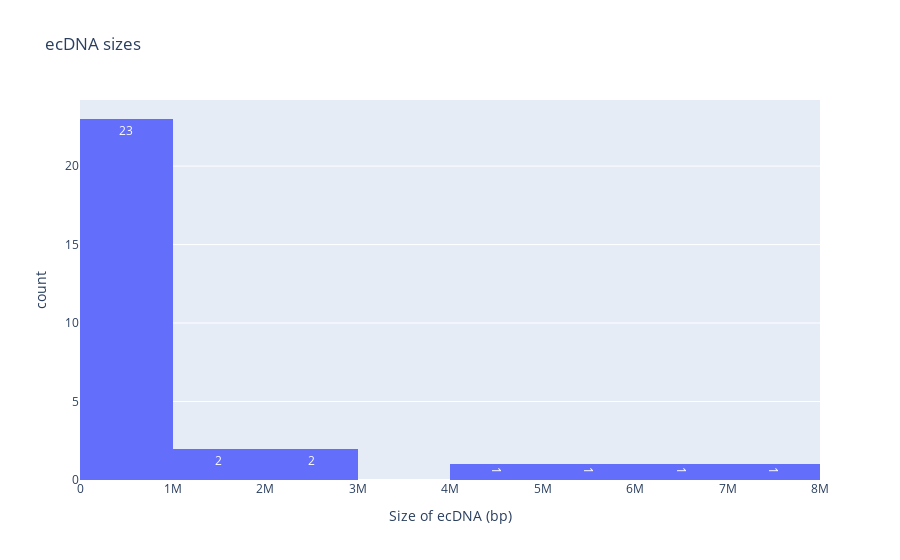

Notebook source saved alongside this figure:
### Code cell
import matplotlib.pyplot as plt
import plotly.express as px

hovertemp = "<b>Day: </b> %{x} <br>"
hovertemp += "<b>Total Bill: </b> %{y}"
fig = px.histogram(data2, x='captured_region_size_bp', text_auto=True, title='ecDNA sizes', 
                   labels={"captured_region_size_bp":"Size of ecDNA (bp)"})
fig.update_traces(hovertemplate=hovertemp)
fig
#data2.plot.hist(x='feature_ID', y='captured_region_size_bp')

### Figure 1 — Plotly figure (JSON) as saved in the notebook; plotly's stock layout.template omitted (floating-point values rounded to 4 significant figures)
{"data": [{"alignmentgroup": "True", "bingroup": "x", "hovertemplate": "<b>Day: </b> %{x} <br><b>Total Bill: </b> %{y}", "legendgroup": "", "marker": {"color": "#636efa", "pattern": {"shape": ""}}, "name": "", "offsetgroup": "", "orientation": "v", "showlegend": false, "texttemplate": "%{value}", "type": "histogram", "x": [74459, 5164745, 154133, 240327, 119398, 4117865, 217998, 2191219, 2232415, 6542072, 119455, 478021, 333627, 1987960, 114155, 292388, 531837, 998445, 62772, 1051923, 186098, 309126, 806549, 128355, 139732, 192644, 202788, 839297, 264279, 7047267, 666871], "xaxis": "x", "yaxis": "y"}], "layout": {"barmode": "relative", "legend": {"tracegroupgap": 0}, "title": {"text": "ecDNA sizes"}, "xaxis": {"anchor": "y", "domain": [0, 1], "title": {"text": "Size of ecDNA (bp)"}}, "yaxis": {"anchor": "x", "domain": [0, 1], "title": {"text": "count"}}}}
